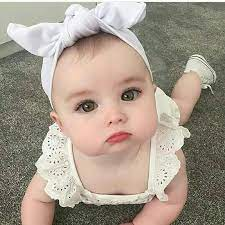
#> input picture images/histogram.jpg, 225 x 225 px, found by its file name
$ python Histogram.py
#> lines starting #> are read from the running program, lines starting #| are printed output that depends on the picture
import cv2
import numpy as np
import matplotlib.pyplot as plt

def histogram_equalization(image_path):
    # Đọc ảnh từ đường dẫn
#> called with image_path = 'images/histogram.jpg'
    image = cv2.imread(image_path, cv2.IMREAD_GRAYSCALE)
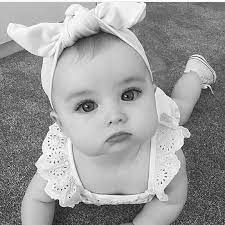
#> image: shape (225, 225); min 0, max 255, mean 156.1

    # Kiểm tra xem ảnh có tồn tại không
    if image is None:
        print("Không thể đọc được ảnh.")
        return

    # Thực hiện cân bằng histogram
    equalized_image = cv2.equalizeHist(image)
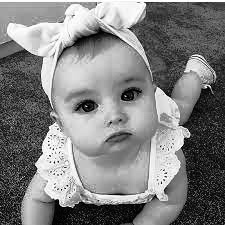
#> equalized_image: shape (225, 225); min 0, max 255, mean 128.2

    # Hiển thị ảnh gốc và ảnh đã cân bằng histogram
    plt.subplot(1, 2, 1)
    plt.imshow(image, cmap='gray')
    plt.title('Ảnh Gốc')

    plt.subplot(1, 2, 2)
    plt.imshow(equalized_image, cmap='gray')
    plt.title('Cân Bằng Histogram')

    plt.show()
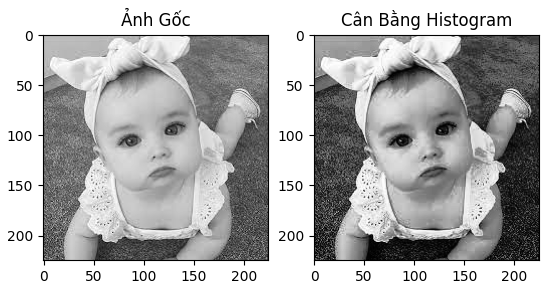
#> figure drawn by matplotlib, 2 panels

# Đường dẫn của ảnh
image_path = 'images/histogram.jpg'  # Thay đổi đường dẫn của ảnh thực tế

# Gọi hàm để thực hiện cân bằng histogram
histogram_equalization(image_path)

$ run again, with images/amban.jpg copied over images/histogram.jpg
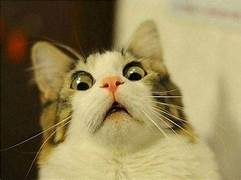
#> input picture images/amban.jpg, 241 x 180 px, found by its file name
#> in histogram_equalization, `equalized_image = cv2.equalizeHist(image)`:
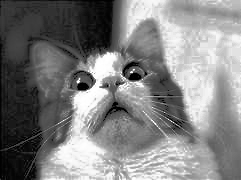
#> equalized_image: shape (180, 241); min 0, max 255, mean 128.8
#> in histogram_equalization, `plt.show()`:
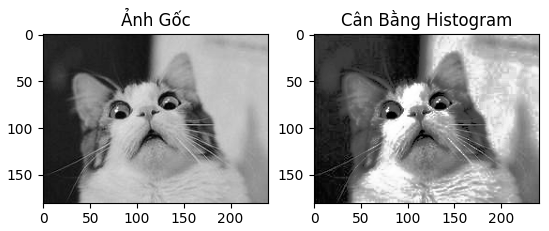
#> figure drawn by matplotlib, 2 panels

$ run again, with images/donganh.jpg copied over images/histogram.jpg
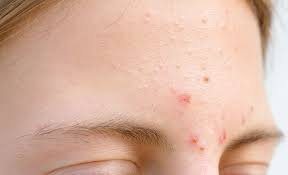
#> input picture images/donganh.jpg, 288 x 175 px, found by its file name
#> in histogram_equalization, `equalized_image = cv2.equalizeHist(image)`:
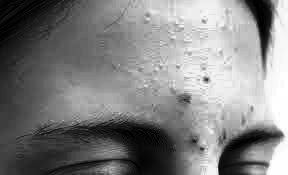
#> equalized_image: shape (175, 288); min 0, max 255, mean 128.7
#> in histogram_equalization, `plt.show()`:
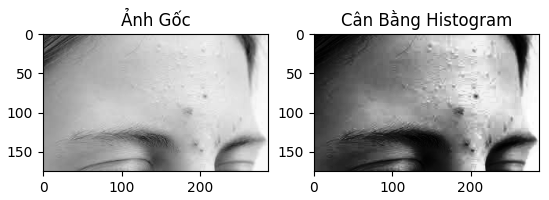
#> figure drawn by matplotlib, 2 panels
